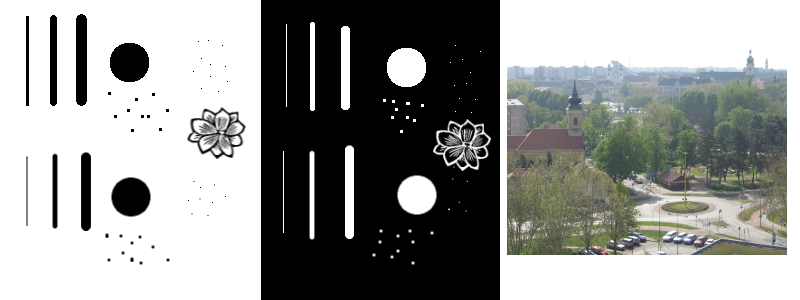
#> input picture 2018.04.19. Hystogram/teszt-konvol.png, 800 x 300 px
$ python cv-tut-konvol-py3.py
#> lines starting #> are read from the running program, lines starting #| are printed output that depends on the picture; after the words box and inside, x2 and y2 are one past the last pixel; in counts of white or black regions, pixels touching at a corner belong together
import cv2
import numpy as np

#---------------------------------------
def simple_konvol(image, kern):
	"""Egyszerű konvolúció, normalizálás nélkül"""
	result=cv2.filter2D(image, -1, kern)
	#                           ^ -1: a kimenet azonos típusú a bemenettel
	return(result)
#---------------------------------------
def norm_konvol(image, kern):
	"""Konvolúció előtt normalizálja a kernelt túlcsordulás ellen.
	   Negatív elemekkel hibát okozhat!"""
	norm=kern.sum()
	result=cv2.filter2D(image, -1, kern/norm)
	return(result)
#--------------------------------------
def norm_shift_konvol(image, kern):
	"""Konvolúció után olyan eltolást alkalmaz, hogy ne lehessen negatív érték."""

	kmin=kern.min()
	if kmin>=0.0: # nincs negatív a kernelben: egyszerű normálás
		return(norm_konvol(image, kern))
	# van negatív a kernelben: vigyázni kell a negatív elemekre a kimenetben!
	pos_sum=kern[kern>0.0].sum()
	neg_sum=kern[kern<0.0].sum()

	norm=max(pos_sum, -neg_sum)*2.0*255.0/254.0 # a kimenet +-(1/2)*255 közé essen
	float_result=cv2.filter2D(image.astype(np.float32), -1, kern/norm)
	#

	return ( (float_result+127.0).astype(np.uint8) )


#--------------------------------------------------------
# főprogram
#--------------------------------------------------------

im1=cv2.imread("teszt-konvol.png")
#> im1 is the input picture: shape (300, 800, 3); mean B, G, R 148.8, 150.8, 149.5

#--- simítások

kern=np.array([
  [0.0, 0.0, 0.0],
  [1.0, 1.0, 1.0],
  [0.0, 0.0, 0.0]],
  np.float32)

# normalizálás nélkül:
im1_s_nonorm=simple_konvol(im1, kern)
#> in simple_konvol, `result=cv2.filter2D(image, -1, kern)`:
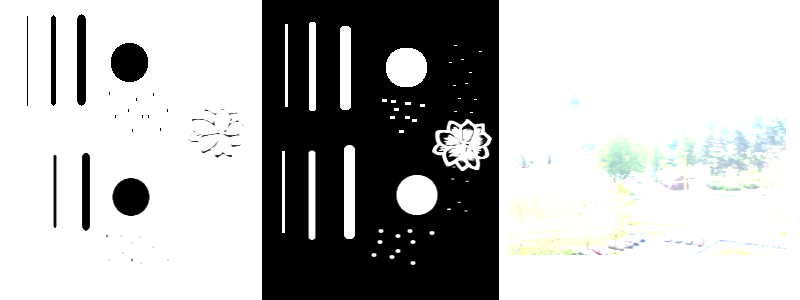
#> result: shape (300, 800, 3); mean B, G, R 182.4, 183, 182.3
cv2.imwrite("konv-smooth3-nonorm.png", im1_s_nonorm)
# normalizálással:
im1_s_norm=norm_konvol(im1, kern)
cv2.imwrite("konv-smooth3-norm.png", im1_s_norm)

# Cirkuláris simítás 5x5
kern=np.array([
  [0.0, 1.0, 1.0, 1.0, 0.0],
  [1.0, 1.0, 1.0, 1.0, 1.0],
  [1.0, 1.0, 1.0, 1.0, 1.0],
  [1.0, 1.0, 1.0, 1.0, 1.0],
  [0.0, 1.0, 1.0, 1.0, 0.0]],
  np.float32)
# normalizálással:
im1_s_norm=norm_konvol(im1, kern)
cv2.imwrite("konv-smooth5-norm.png", im1_s_norm)


# beépített konvolúciós eljárások:
# (a Gauss-simítás csak páratlan méretű kernellel működik!)
gauss=cv2.GaussianBlur(im1,(11,11),5) # 11x11-es kernellel, 5-ös szórással
cv2.imwrite("konv-gauss11.png", gauss)
# kicsit jobban:
gauss=cv2.GaussianBlur(im1,(45,45),15) # 45x45-ös kernellel, 15-ös szórással
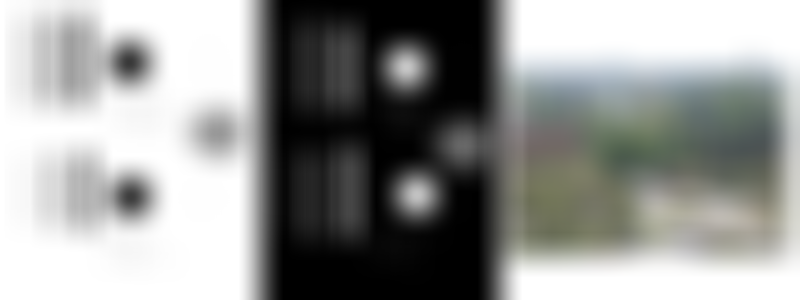
#> gauss: shape (300, 800, 3); mean B, G, R 148.8, 150.8, 149.5
cv2.imwrite("konv-gauss45.png", gauss)
# a szórást rá is bízhatjuk, ha nem lényeges a pontos értéke
gauss=cv2.GaussianBlur(im1,(15,15),-1) # 15x15-ös kernellel, automatikus szórással
cv2.imwrite("konv-gauss15.png", gauss)

# Laplace:
laplace=cv2.Laplacian(im1, -1)
cv2.imwrite("konv-laplace.png", laplace)
# puszta kézzel:
kern=np.array([
  [0.0, 1.0,  0.0],
  [1.0, -4.0, 1.0],
  [0.0, 1.0,  0.0]],
  np.float32)
laplace=norm_shift_konvol(im1, kern)
#> in norm_shift_konvol, `float_result=cv2.filter2D(image.astype(np.float32), -1, kern/norm)`:
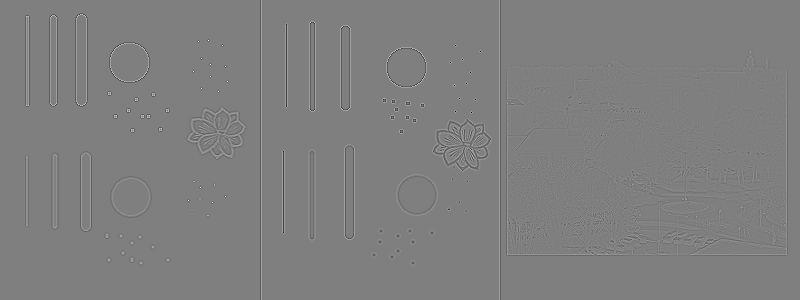
#> float_result: shape (300, 800, 3) float32; mean B, G, R 0, 0, 0; drawn with min black and max white
cv2.imwrite("konv-laplace-sajat.png", laplace)
# nem ugyanaz lesz, mert az opencv máshogy skáláz!

# Sobel-gradiens:
sobel=cv2.Sobel(im1, -1, 1, 1)  # True, True = x és y irányban is
cv2.imwrite("konv-sobel.png", sobel)


# Laplace-javítás
b=0.1 # gyenge javítás
kern=np.array([
  [0.0,   -b, 0.0],
  [-b, 1.0+4.0*b, -b],
  [0.0,   -b,  0.0]],
  np.float32)
eles=simple_konvol(im1,kern)
cv2.imwrite("konv-eles01.png", eles)


b=0.5 # erős javítás
kern=np.array([
  [0.0,   -b, 0.0],
  [-b, 1.0+4.0*b, -b],
  [0.0,   -b,  0.0]],
  np.float32)
eles=simple_konvol(im1,kern)
cv2.imwrite("konv-eles05.png",eles)


#-------------------------------------
# morfológiai op.

# struktúráló elemek
# 3x3-as négyzet
SE3R=cv2.getStructuringElement(cv2.MORPH_RECT, (3,3))
# 3x3-as kereszt
SE3C=cv2.getStructuringElement(cv2.MORPH_CROSS, (3,3))
# 7x7-es "ellipszis" (azaz körféle)
SE7E=cv2.getStructuringElement(cv2.MORPH_ELLIPSE, (7,7))


# legegyszerűbb műveletek
ero=cv2.erode(im1, SE3R)
dil=cv2.dilate(im1, SE3R)
mgrad=dil-ero
cv2.imwrite("morph-ero3r.png",ero)
cv2.imwrite("morph-dil3r.png",dil)
cv2.imwrite("morph-mgrad3r.png",mgrad)
# már SE-vel:
ero=cv2.erode(im1, SE7E)
dil=cv2.dilate(im1, SE7E)
mgrad=dil-ero
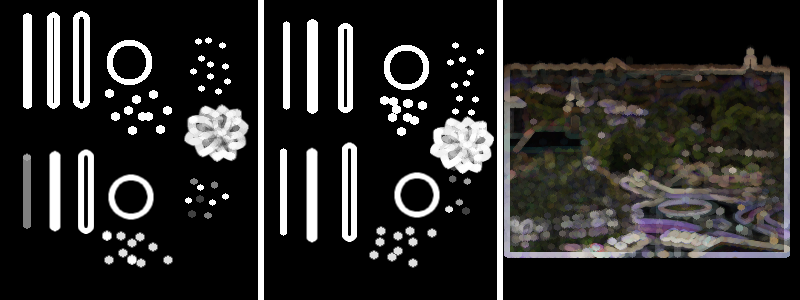
#> mgrad: shape (300, 800, 3); mean B, G, R 39.9, 41.2, 42.1
cv2.imwrite("morph-ero7e.png",ero)
cv2.imwrite("morph-dil7e.png",dil)
cv2.imwrite("morph-mgrad7e.png",mgrad)

#-----------
# medián szűrés
med=cv2.medianBlur(im1, 3)
cv2.imwrite("med-3.png",med)
med=cv2.medianBlur(im1, 7)
cv2.imwrite("med-7.png",med)

#-----------------------------------
# komplex műveletek

# lencsehiba szimuláció: R, G, B más mértékben elmosva

im_rossz=im1.copy()
im_rossz[:,:,0]=cv2.GaussianBlur(im_rossz[:,:,0], (19,19), -1) # B-t mossuk el legjobban
im_rossz[:,:,1]=cv2.GaussianBlur(im_rossz[:,:,1], (11,11), -1)
im_rossz[:,:,2]=cv2.GaussianBlur(im_rossz[:,:,2], (7,7), -1)

cv2.imwrite("konvol-rosszlencse.png", im_rossz)

# maszk morf. op.

HSV=cv2.cvtColor(im1,cv2.COLOR_BGR2HSV)
#> HSV: shape (300, 800, 3); mean H, S, V 14, 8.8, 151.7
elenkek=(HSV[:,:,1]>50).astype(np.uint8)
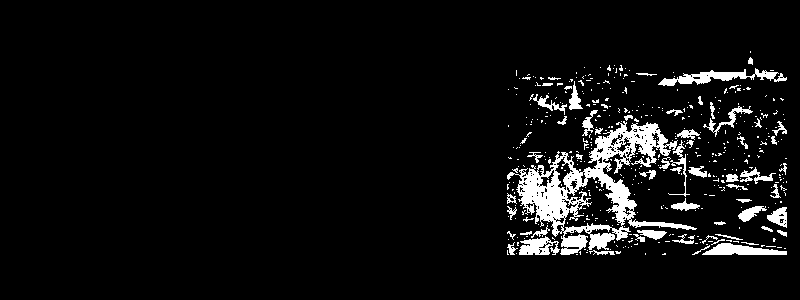
#> elenkek: shape (300, 800); values 0 (black) and 1 (white), 6% white; 435 white regions (375 under 20 px), largest, box (x1, y1, x2, y2) and area: (507, 121, 697, 255) 7081, (658, 68, 787, 86) 873, (702, 243, 787, 255) 625

csakelenk=im1.copy()
for ch in range(3):
	csakelenk[:,:,ch]*=elenkek
cv2.imwrite("elenk-mask-00.png", csakelenk)
# most szélesítjük a maszkot:
elenkek=cv2.dilate(elenkek, SE3R)
#> elenkek: shape (300, 800); values 0 (black) and 1 (white), 11.1% white; 119 white regions (67 under 20 px), largest, box (x1, y1, x2, y2) and area: (506, 107, 788, 256) 17181, (664, 233, 788, 256) 1668, (657, 67, 788, 87) 1349
csakelenk=im1.copy()
for ch in range(3):
	csakelenk[:,:,ch]*=elenkek
cv2.imwrite("elenk-mask-01.png", csakelenk)
# többszörösen szélesítjük:

elenkek=cv2.dilate(elenkek, SE3R, iterations=5)
#> elenkek: shape (300, 800); values 0 (black) and 1 (white), 22.1% white; 2 white regions, box (x1, y1, x2, y2) and area: (501, 45, 793, 261) 52906, (502, 119, 515, 133) 182
csakelenk=im1.copy()
for ch in range(3):
	csakelenk[:,:,ch]*=elenkek
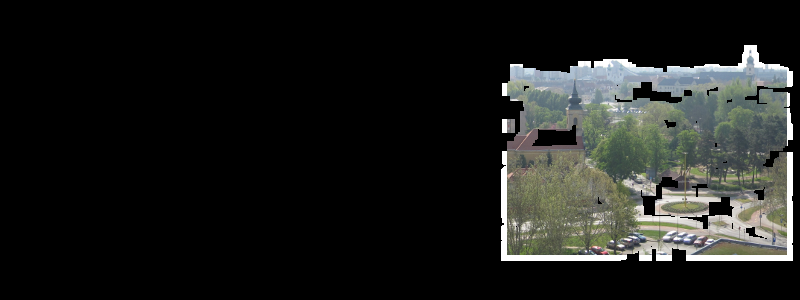
#> csakelenk: shape (300, 800, 3); mean B, G, R 28.5, 30.5, 29.3
cv2.imwrite("elenk-mask-02.png", csakelenk)

# csak az élénk foltok megtartása:
elenkek=(HSV[:,:,1]>50).astype(np.uint8)
# ez kiírtja a kicsi pöttyöket
elenkek=cv2.erode(elenkek, SE3R, iterations=2)
#> elenkek: shape (300, 800); values 0 (black) and 1 (white), 0.82% white; 54 white regions (34 under 20 px), largest, box (x1, y1, x2, y2) and area: (535, 188, 564, 217) 337, (711, 245, 776, 253) 251, (611, 184, 633, 219) 216
# ez visszanöveli a nagyobb foltokat, még kicsit jobban is
elenkek=cv2.dilate(elenkek, SE3R, iterations=5)
#> elenkek: shape (300, 800); values 0 (black) and 1 (white), 5.5% white; 20 white regions, largest, box (x1, y1, x2, y2) and area: (586, 121, 669, 224) 3406, (519, 168, 585, 224) 2369, (558, 224, 614, 258) 1209
csakelenk=im1.copy()
for ch in range(3):
	csakelenk[:,:,ch]*=elenkek
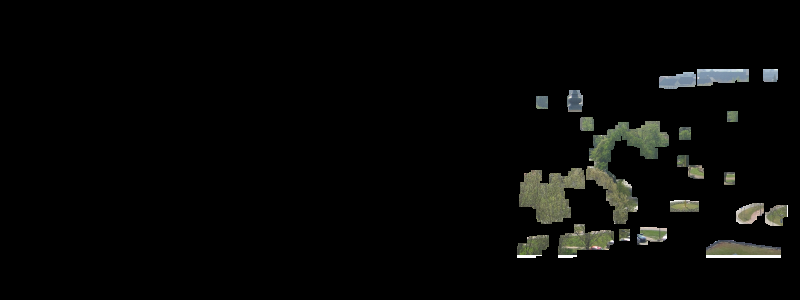
#> csakelenk: shape (300, 800, 3); mean B, G, R 6.1, 7.1, 6.7
cv2.imwrite("elenk-mask-03.png", csakelenk)
